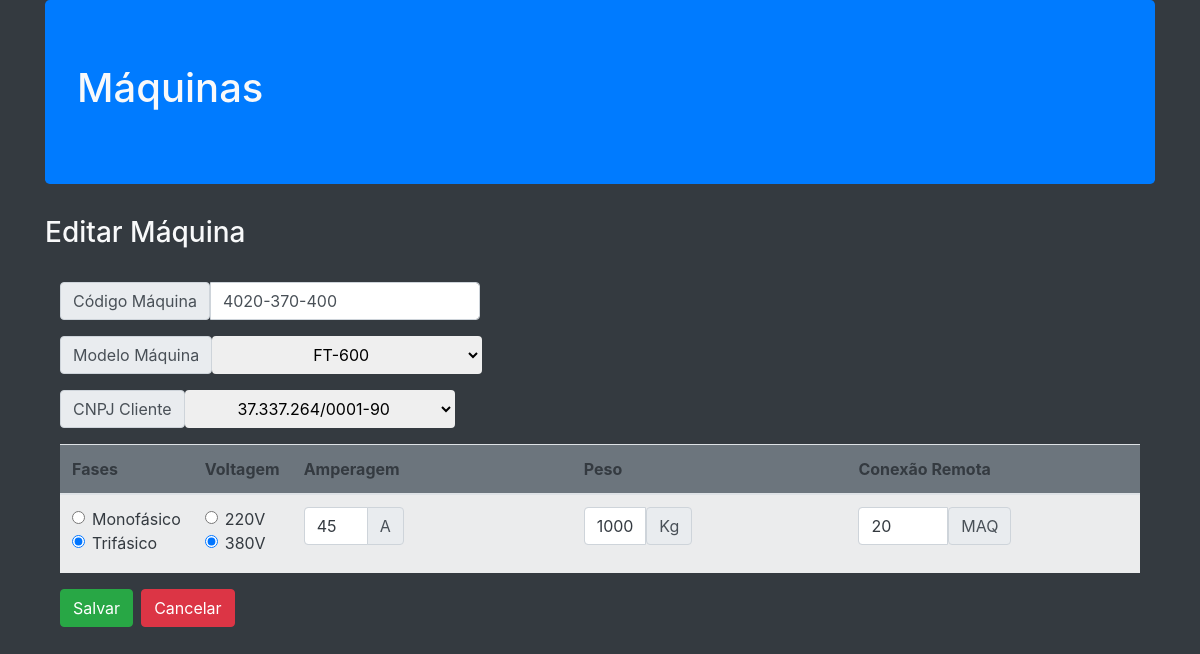
/Maquinas/EditarMaquina.php?maquina=4020-370-400, run on the app's committed database.
### tables this page shows
CREATE TABLE `maquina` (
  `cod_maq` varchar(20) NOT NULL,
  `modelo` varchar(100) NOT NULL,
  `fases` int(3) NOT NULL,
  `voltagem` int(11) NOT NULL,
  `amperagem` varchar(10) NOT NULL,
  `peso` varchar(10) NOT NULL,
  `maq` varchar(10) DEFAULT NULL,
  `cnpj_cli` varchar(18) NOT NULL
);

### Vendedor/App/Db/Conexao.class.php (called while the page is built, shortened)
<?php
class Conexao{
private $table;
private $connection;
public function __construct($table=null)
{
    $this->table= $table;
}
private function Conexao(){
    $username='root';
    $password='';
   try{
        $this->connection= new PDO ('mysql:host=localhost;dbname=cadastro_maquinas',$username, $password);
        $this->connection->setAttribute(PDO::ATTR_ERRMODE,PDO::ERRMODE_EXCEPTION);
    }catch(PDOException $e){
        die('ERROR:'.$e->getMessage());
}
}
public function execute($query,$params=[]){
    try{
        $statement = $this->connection->prepare($query);
        $statement->execute($params);
        return $statement;
    }catch(PDOException $e){
        die('ERROR:'.$e->getMessage());
    }
}
public function select($where=null,$order=null,$limit=null,$fields='*'){
    $where= strlen($where)?'WHERE '.$where:'';
    $order= strlen($order)?'ORDER BY '.$order:'';
    $limit= strlen($limit)?'LIMIT '.$limit:'';
    $query='SELECT '.$fields.' FROM '.$this->table.' '.$where.' '.$order.' '.$limit;
    return $this->execute($query);
}
}
?>

### Vendedor/App/Entity/Cliente.class.php (called while the page is built, shortened)
<?php
require_once ('../Vendedor/App/Db/Conexao.class.php');
class Cliente{
public static function getClientes($where=null,$order=null,$limit=null,$fields='*'){
return (new Conexao('cliente'))->select($where,$order,$limit,$fields)
                                ->fetchAll(PDO::FETCH_CLASS,self::class);
}
}
?>

### Vendedor/App/Entity/Maquina.class.php (called while the page is built, shortened)
<?php
require_once ('../Vendedor/App/Db/Conexao.class.php');
class Maquina{
public static function getMaquina($cod_maq){
    return (new Conexao('maquina'))->select("cod_maq ='".$cod_maq."'")
                                    ->fetchObject(self::class);
}
}
?>

### Maquinas/EditarMaquina.php (the view, shortened to what this page needs)
<?php
require ('../Vendedor/App/Entity/Maquina.class.php');
require ('../Vendedor/App/Entity/Cliente.class.php');
$clientes= Cliente::getClientes();
$imprime='';
$obMaquina= Maquina:: getMaquina($_GET['maquina']);
foreach ($clientes as $cliente){
    if($cliente->cnpj_cli==$obMaquina->cnpj_cli){
        $imprime.='<option  name="cliente" selected >'.$cliente->cnpj_cli.'</option>';
    }else{
    $imprime.='<option  name="cliente" >'.$cliente->cnpj_cli.'</option>';
    }
}
require ('./Header.php');
?>
<h3>Editar Máquina</h3>
<?php
require ('./FormularioMaquina.php');
require ('./Footer.php');
?>

### Maquinas/FormularioMaquina.php (shortened to what this page needs)
<main>
<br>
    <div class="container">
        <form class="form" method="POST">
        <div class="input-group mb-3">
                <label for="cod_maq"class="input-group-text">Código Máquina</label>
                <input type="text" class="form-control col-3" name="cod_maq" value="<?php if(isset($obMaquina->cod_maq)){echo $obMaquina->cod_maq;}?>">
            </div>
            <div class="input-group mb-3">
                 <label for="maquina" class="input-group-text">Modelo Máquina</label>
                 <select name="modelo" class="btn col-3 form-select">
                    <option <?= $obMaquina->modelo=='FT-600'?'selected':'' ?>>FT-600</option>
                 </select>
            </div>
            <div class="input-group mb-3">
                 <label for="cliente" class="input-group-text">CNPJ Cliente</label>
                 <select name="cnpj_cli" class="btn col-3 form-select">
                    <?php $imprime==''?$imprime='<option>Não há clientes cadastrados</option>':$imprime;
                    echo $imprime?>
                 </select>
            </div>
<div class="text-dark bg-light">
    <table class="table  table-striped">
                <thead class="bg-secondary">
                    <tr>
                        <th>Fases</th>
                        <th>Voltagem</th>
                        <th>Amperagem</th>
                        <th>Peso</th>
                        <th>Conexão Remota</th>
                    </tr>
                </thead>
                <tbody class="table-white text-dark">
                    <tr>
                        <td> <div class="form-check">
                                    <input type="radio" class="form-check-input" name="fases" value="1" <?= $obMaquina->fases=='1'?'checked':'' ?>>
                                    <label for="mono"class="form-check-label">Monofásico</label>
                                </div>
                                <div class="form-check">
                                    <input type="radio" class="form-check-input" name="fases" value="3" <?= $obMaquina->fases=='3'?'checked':'' ?>>
                                    <label for="tri"class="form-check-label">Trifásico</label>
                                </div></td>
                        <td> <div class="form-check">
                                    <input type="radio" id="220" class="form-check-input" name="voltagem" value="220" <?= $obMaquina->voltagem=='220'?'checked':'' ?>>
                                    <label for="mono"class="form-check-label">220V</label>
                                </div>
                                <div class="form-check">
                                    <input type="radio" id="380"class="form-check-input" name="voltagem" value="380" <?= $obMaquina->voltagem=='380'?'checked':'' ?>>
                                    <label for="tri"class="form-check-label">380V</label>
                                </div></td>
                        <td><div class="input-group mb-3">
                                <input type="text" value="<?php if(isset($obMaquina->amperagem)){echo $obMaquina->amperagem;}?>" name="amperagem" class="text-dark form-control col-3">
                                <div class="input-group-append"><span for="a"class="form-check-label input-group-text">A</span></div>
                            </div>
                        </td>
                        <td><div class="input-group mb-3">
                                <input type="text" value="<?php if(isset($obMaquina->peso)){echo $obMaquina->peso;}?>" name="peso" class="text-dark form-control col-3">
                                <label for="kg"class="input-group-text form-check-label">Kg</label>
                            </div>
                        </td>
                        <td>
                        <div class="input-group mb-3">
                                <input type="text" value="<?php if(isset($obMaquina->maq)){echo $obMaquina->maq;}?>" name="maq" class="text-dark form-control col-4">
                                <label for="maq"class="input-group-text form-check-label">MAQ</label>
                        </div>
                        </td>
                    </tr>
                </tbody>
</table>
</div>
<input type="submit" class="btn btn-success mr-2" name="salvar" value="Salvar"><a href="ListaMaquina.php" class="btn btn-danger">Cancelar</a>
        </form>
    </div>
</main>

### data on the page
maquina: cod_maq "4020-370-400", modelo "FT-600", fases "☑", voltagem "☑", amperagem "45", peso "1000", maq "20"

### other printed values
form field cnpj_cli "37.337.264/0001-90"
